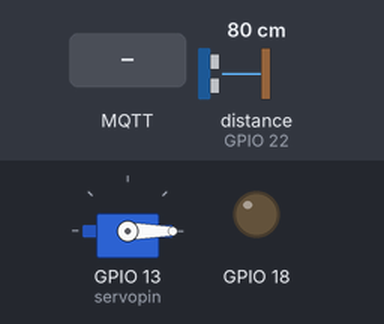
Recording of a sketch running on a simulated ESP32. Parts: servo, output pins drawn as LEDs (lit = HIGH). Wiring (inferred from the names in the program): ultrasonic range finder: trigger GPIO 23; echo GPIO 22. The inputs (shaded band) are chosen by the test bench; at power-on: distance to the obstacle (sensor on GPIO 22) 80 cm. The echo pulse lasts 58.3 µs per cm; WiFi joins after 1.5 s; servers stay silent unless stated; no MQTT or app messages arrive unless stated; pins used as bus, display or sensor lines are not drawn; what the sketch prints to the serial monitor is not drawn.

Above: at 2.7 s.
2.8 s: MQTT message "1" arrives on the first subscribed topic
At 4.1 s:
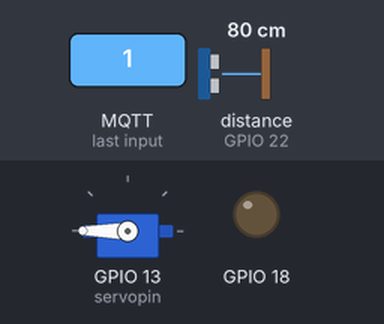
5.1 s: MQTT message "on" arrives on the first subscribed topic
At 5.5 s:
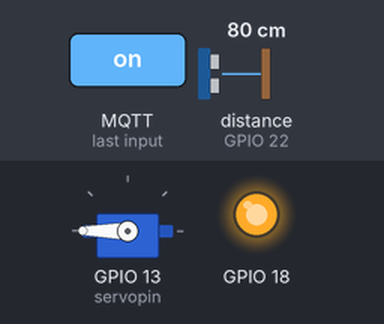
7.1 s: distance to the obstacle (sensor on GPIO 22) set to 12 cm
8.8 s: distance to the obstacle (sensor on GPIO 22) set to 9 cm
At 10.2 s:
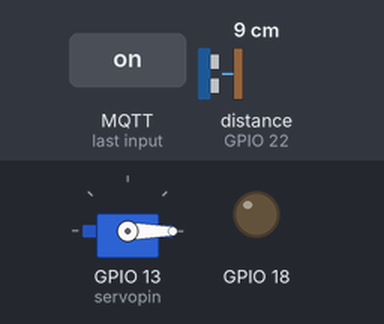
11.1 s: MQTT message "off" arrives on the first subscribed topic
At 12.0 s:
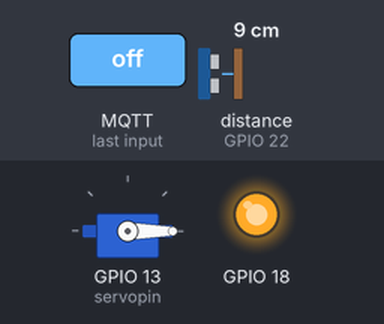
Timing chart, 0 to 14.1 s (numbered marks = the images above; inputs shaded):
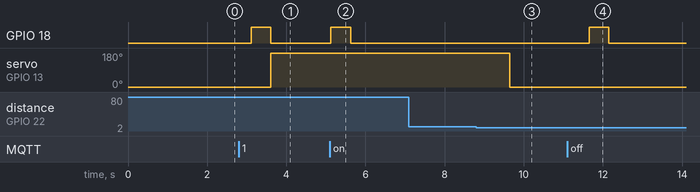

Measured:
- the behaviour switches between 11 and 10 cm on distance to the obstacle (sensor on GPIO 22) (found by bisection; images 2 and 3)
- after the input at 2.8 s, GPIO 18: LOW → HIGH after 0.31 s, → LOW 0.50 s later; servo on GPIO 13 (servopin): 0° → 180° after 0.81 s
- after the input at 5.1 s, GPIO 18: LOW → HIGH at once, → LOW 0.50 s later
- after the input at 7.1 s, every drawn part: stays the same
- after the input at 8.8 s, servo on GPIO 13 (servopin): 180° → 0° after 0.85 s
- after the input at 11.1 s, GPIO 18: LOW → HIGH after 0.55 s, → LOW 0.50 s later

The sketch:

esp32smartbooth.ino
```cpp
// (licence header left out)
#include <WiFiClientSecure.h>
#include <PubSubClient.h> // install with Library Manager, I used v2.6.0
#include <ESP32_Servo.h>
#define TRIG_PIN 23 // ESP32 pin GIOP23 connected to Ultrasonic Sensor's TRIG pin
#define ECHO_PIN 22 // ESP32 pin GIOP22 connected to Ultrasonic Sensor's ECHO pin

Servo myservo;
int pos = 0;
int servopin = 13;
float duration_us, distance_cm;
const char* ssid = "";
const char* password = "";

const char* awsEndpoint = "a2o33nvjt80dyp-ats.iot.ap-southeast-1.amazonaws.com";

// Update the two certificate strings below. Paste in the text of your AWS
// device certificate and private key. Add a quote character at the start
// of each line and a backslash, n, quote, space, backslash at the end
// of each line:

// xxxxxxxxxx-certificate.pem.crt
const char* certificate_pem_crt = \

"-----BEGIN CERTIFICATE-----\n" \
R"EOF(MIIDWjCCAkKgAwIBAgIVAIVsnMcyFSsKlhdntgFX8Y3lBzM7MA0GCSqGSIb3DQEB
CwUAME0xSzBJBgNVBAsMQkFtYXpvbiBXZWIgU2VydmljZXMgTz1BbWF6b24uY29t
IEluYy4gTD1TZWF0dGxlIFNUPVdhc2hpbmd0b24gQz1VUzAeFw0yMjA4MDkwODAw
MDJaFw00OTEyMzEyMzU5NTlaMB4xHDAaBgNVBAMME0FXUyBJb1QgQ2VydGlmaWNh
dGUwggEiMA0GCSqGSIb3DQEBAQUAA4IBDwAwggEKAoIBAQCxCci5fT8rbDrZHpD5
N93mfhyCQYiiBqGI7DkW3VDNcvAe/HkaPDcZN/zPe4JVztxVr5kvnjJ2al4JPD72
ZB8kVNWle4TXFywVIwOCp+A0mbctyq5Vy8yZKFqFC6tyRGOnv+1nILxWiPVmCsoR
3LI4Gbut8G270TWoNMGpJY8J2Ps2lxjkwUvqaZKh+ym3rD1Ua0BCwiOVlSDCA7hc
loTo6YnUHQ6jSv1MptB21VHpleYM2a9Q7s/57wvO55/R9IuYrSLHtHsjSUqERqwS
Pe14PPuLJTGKebu7WE5noQKTHNm9Ey+DR197c+XT9FrI68qqMkz4EVMURwpl/gbp
4tRpAgMBAAGjYDBeMB8GA1UdIwQYMBaAFDK/kFCDu+2DhoEA+RKaUc3rvQR/MB0G
A1UdDgQWBBTTKaxZxCzv+JDzlReLm4hXyyyitzAMBgNVHRMBAf8EAjAAMA4GA1Ud
DwEB/wQEAwIHgDANBgkqhkiG9w0BAQsFAAOCAQEAiwyJIAZcQmPmuEDoFHEYsY97
D6IpAioOapZ0QoBPL0BGM4DEznR77YLnuAUUx8wr7NpBAw4misZwxjWof1z6h+3l
Rob2dkfAH7nsmn0ZomBBUzcdZf2u8Ur07zfHncHlocZ+u4UBjydGmS5fctcE8xdF
tV5HkQ+TeNm2MHup+ayMRhbAs47Twl+0BB9oVlh+EvjUxz6f73d6Piuz7YzxKycq
WESdkfPXAkNSWMvfEgtYtPEhmwXAkNWM1rEn1MHWBa2q5/UXhwhzxrwFyncA9A6h
dmvl4xhUCrSlmrE1aaxHou2GLwZ+c2NvRjwoPMFgDwdh6sPbujCE6Cmj53bqfg==)EOF"
"-----END CERTIFICATE-----\n";

// xxxxxxxxxx-private.pem.key
const char* private_pem_key = \

"-----BEGIN RSA PRIVATE KEY-----\n" \
R"EOF(MIIEowIBAAKCAQEAsQnIuX0/K2w62R6Q+Tfd5n4cgkGIogahiOw5Ft1QzXLwHvx5
Gjw3GTf8z3uCVc7cVa+ZL54ydmpeCTw+9mQfJFTVpXuE1xcsFSMDgqfgNJm3Lcqu
VcvMmShahQurckRjp7/tZyC8Voj1ZgrKEdyyOBm7rfBtu9E1qDTBqSWPCdj7NpcY
5MFL6mmSofspt6w9VGtAQsIjlZUgwgO4XJaE6OmJ1B0Oo0r9TKbQdtVR6ZXmDNmv
UO7P+e8Lzuef0fSLmK0ix7R7I0lKhEasEj3teDz7iyUxinm7u1hOZ6ECkxzZvRMv
g0dfe3Pl0/RayOvKqjJM+BFTFEcKZf4G6eLUaQIDAQABAoIBAAnaEIh59sz0zeWN
NOYZfMi51d5NxUu28MBM3PRvxnJYZhJjXF3gYfSOUAw/xEYAJ/TAu9aRiB9c1fTP
nHVbpvv/mJAH6qGJkZNvil939hsXPsFWmRL/L1iKjVcACj9mnOEV5iEqCjEKmBVg
nlQWIvjKPc51JbYg80pz/R7rjyUuDSy3Zsxvn9Yu7dVm+r2It3ryLd3LOZiyit/R
VTcgBQt47AAHzeVMFBfakbeLIWjKc0FufBLSRJypi1p0F6WDUJwGXuyh7H/wI6Pq
4mTxHCLhfjH/3ZeJ/XBk4rHdPCZhrf+pdUAfx/lhRgTGxOBM8i/B8uoZ+MgSUxAe
2CbfbH0CgYEA5/ioirFwbNgDftYd5JpuzqgbeZFxgEkCj4feOwGZvILi7QXXv6MZ
Kohr+Wknc4QsV5Or3KGaaKi5KTlQXe3zlYuTX82LH9AGTlW5jd9+A1vJrfU4h3o3
KRqFjHjZ58owpaMG+SOn+ZdhEtCWNX6zT3mwEsQOSsB2dyW3Vd040TsCgYEAw2Bt
XHGefNAUymtuElPRwK8ksJVNB9LGZqnzuCV7it+a+I20koVbEgRFZj4fzEqbmiJL
1LL0sqQZdITsZYHN2c8ev799TN/1B0TEIPKyXIdz/+pvQU39kqvkKNsO17Sl+24/
z8c6T47FBUTf0dLU+yzZXKpMQPix0gtJIRmcFqsCgYEAt1WbPyJFzIBdIt1u+sHj
WYkbTdVZcx5A29dyGAiHzKlVWCcKAPeSaD8xtwkYmP+ZXA3mApXmR1kyHhaiIdpy
bXrGmy0EC7yJf1fZMvuzyEu+9bGdX9WDywSfEApjjgIKuJ5EYJuBoo21tv0L+nOM
m/983Rf+g63g8wHoCACzawkCgYAl0nH5Vml3AhU0Rm3NkHpnkcBJiu2ZmR0dXMM4
n9D1xmnKuiv9vWEu8LK6o0Ymlz7eLMt/RpGGT6w52U2mLOW7x5PNTPWlvylBGffZ
5QHQVcyH+0tEWiO/lBUcL6QE8Ay9ys8BmzDXm+zaI0Ys6WKfqUP+41zVqw9JeTPT
+5Ay9wKBgHekG/dN7GAK3ymmhYtlTcuOGR1BaYsRWDdTWUY1g/Eq/8T9e5yTiOGa
UFVwp0SqRxdHktov2lPm5nn+Tv/Oby7uRqu2j0HY4TlWrt4kLEs+E9eHKqUFrcyR
sHC/i3M5JmN2+aIbEN2nQUocKcas6afhUp56C/uke+5IHkDUYADH)EOF"
"-----END RSA PRIVATE KEY-----\n";

/* root CA can be downloaded in:
  https://www.symantec.com/content/en/us/enterprise/verisign/roots/VeriSign-Class%203-Public-Primary-Certification-Authority-G5.pem
*/
const char* rootCA = \
"-----BEGIN CERTIFICATE-----\n" \
R"EOF(MIIDQTCCAimgAwIBAgITBmyfz5m/jAo54vB4ikPmljZbyjANBgkqhkiG9w0BAQsF
ADA5MQswCQYDVQQGEwJVUzEPMA0GA1UEChMGQW1hem9uMRkwFwYDVQQDExBBbWF6
b24gUm9vdCBDQSAxMB4XDTE1MDUyNjAwMDAwMFoXDTM4MDExNzAwMDAwMFowOTEL
MAkGA1UEBhMCVVMxDzANBgNVBAoTBkFtYXpvbjEZMBcGA1UEAxMQQW1hem9uIFJv
b3QgQ0EgMTCCASIwDQYJKoZIhvcNAQEBBQADggEPADCCAQoCggEBALJ4gHHKeNXj
ca9HgFB0fW7Y14h29Jlo91ghYPl0hAEvrAIthtOgQ3pOsqTQNroBvo3bSMgHFzZM
9O6II8c+6zf1tRn4SWiw3te5djgdYZ6k/oI2peVKVuRF4fn9tBb6dNqcmzU5L/qw
IFAGbHrQgLKm+a/sRxmPUDgH3KKHOVj4utWp+UhnMJbulHheb4mjUcAwhmahRWa6
VOujw5H5SNz/0egwLX0tdHA114gk957EWW67c4cX8jJGKLhD+rcdqsq08p8kDi1L
93FcXmn/6pUCyziKrlA4b9v7LWIbxcceVOF34GfID5yHI9Y/QCB/IIDEgEw+OyQm
jgSubJrIqg0CAwEAAaNCMEAwDwYDVR0TAQH/BAUwAwEB/zAOBgNVHQ8BAf8EBAMC
AYYwHQYDVR0OBBYEFIQYzIU07LwMlJQuCFmcx7IQTgoIMA0GCSqGSIb3DQEBCwUA
A4IBAQCY8jdaQZChGsV2USggNiMOruYou6r4lK5IpDB/G/wkjUu0yKGX9rbxenDI
U5PMCCjjmCXPI6T53iHTfIUJrU6adTrCC2qJeHZERxhlbI1Bjjt/msv0tadQ1wUs
N+gDS63pYaACbvXy8MWy7Vu33PqUXHeeE6V/Uq2V8viTO96LXFvKWlJbYK8U90vv
o/ufQJVtMVT8QtPHRh8jrdkPSHCa2XV4cdFyQzR1bldZwgJcJmApzyMZFo6IQ6XU
5MsI+yMRQ+hDKXJioaldXgjUkK642M4UwtBV8ob2xJNDd2ZhwLnoQdeXeGADbkpy
rqXRfboQnoZsG4q5WTP468SQvvG5)EOF"
"-----END CERTIFICATE-----\n";

WiFiClientSecure wiFiClient;
void msgReceived(char* topic, byte* payload, unsigned int len);
PubSubClient pubSubClient(awsEndpoint, 8883, msgReceived, wiFiClient);
void setup() {
  myservo.attach(servopin);
  myservo.write(pos);
  pinMode(18, OUTPUT);
  pinMode(ECHO_PIN, INPUT);
  pinMode(TRIG_PIN, OUTPUT);
  Serial.begin(115200); delay(50); Serial.println();
  Serial.println("ESP32 AWS IoT Example");
  Serial.printf("SDK version: %s\n", ESP.getSdkVersion());

  Serial.print("Connecting to "); Serial.print(ssid);
  WiFi.begin(ssid, password);
  WiFi.waitForConnectResult();
  Serial.print(", WiFi connected, IP address: "); Serial.println(WiFi.localIP());

  wiFiClient.setCACert(rootCA);
  wiFiClient.setCertificate(certificate_pem_crt);
  wiFiClient.setPrivateKey(private_pem_key);
}

unsigned long lastPublish;
int msgCount;

void loop() {
  digitalWrite(TRIG_PIN, HIGH);
  delayMicroseconds(10);
  digitalWrite(TRIG_PIN, LOW);
  duration_us = pulseIn(ECHO_PIN, HIGH);
  distance_cm = 0.017 * duration_us;
  Serial.print("distance: ");
  Serial.print(distance_cm);
  Serial.println(" cm");
  delay(500);
  pubSubCheckConnect();
  if(distance_cm < 10){
    myservo.write(0);
    digitalWrite(27,HIGH);
    delay(500);
    digitalWrite(27,LOW);
  }

}
void msgReceived(char* topic, byte* payload, unsigned int length) {
  Serial.print("Message received on "); Serial.print(topic); Serial.print(": ");
  for (int i = 0; i < length; i++) {
    Serial.print((char)payload[i]);
  }
  Serial.println();
  digitalWrite(18,HIGH);
  delay(500);
  digitalWrite(18,LOW);
    for (pos = 0; pos <= 270; pos += 1) { // goes from 0 degrees to 180 degrees
    // in steps of 1 degree
    myservo.write(pos); // tell servo to go to position in variable 'pos'
    }
}

void pubSubCheckConnect() {
  if ( ! pubSubClient.connected()) {
    Serial.print("PubSubClient connecting to: "); Serial.print(awsEndpoint);
    while ( ! pubSubClient.connected()) {
      Serial.print(".");
      pubSubClient.connect("ESPthing");
      delay(1000);
    }
    Serial.println(" connected");
    pubSubClient.subscribe("inTopic");
  }
  pubSubClient.loop();
}
```
